Frame 1 (no input): blank canvas, image omitted
Frame 60 (the mouse pressed at the canvas centre just before this capture): blank canvas, image omitted
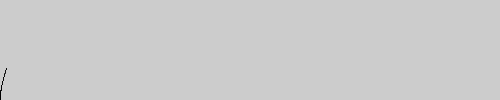
Frame 120 (the mouse held since frame 60 and released just before this capture)

The Processing sketch whose frames 1 and 60 were blank and that drew this single picture after the mouse press (run headless with seeded random() and noise(); from frame 60 on, the mouse is pressed at the canvas centre):

// Processing sketch: processing_81972
// ── processing_81972.pde

// 【参考】
// サイクロイド - Wikipedia
// http://ja.wikipedia.org/wiki/サイクロイド
float r = 50;
float phi = 0;
float x, y;

void setup() {
  size(500, 100);
}

void draw() {
  phi += 0.01;
  x = r*(phi - sin(phi));
  x *= .5; // 横幅のスケールを圧縮した方が良いかな？
  y = r*(1 - cos(phi));
  y = height - y; // Y軸のプラスの方向を上に変換する
  point(x, y);
}
